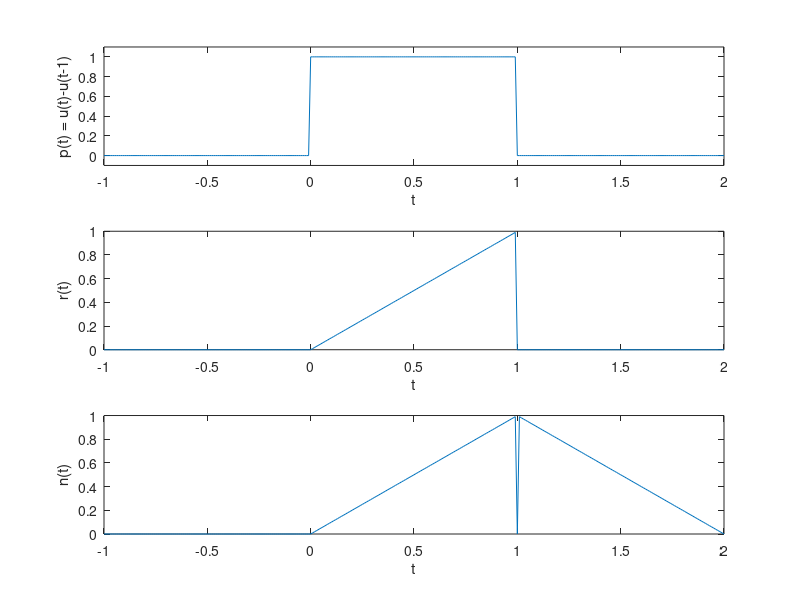

The MATLAB source for this figure: (Note: this script raises an error after producing the figure.)
t = (-1:0.01:2); 
p = @(t) 1.0.*((t>=0)&(t<1));

subplot(311);
plot(t,p(t));
xlabel('t'); 
ylabel('p(t) = u(t)-u(t-1)');
axis([-1 2 -.1 1.1]);

r = @(t) t.*p(t);

subplot(312);
plot(t,r(t));
xlabel('t');
ylabel('r(t)');

n = @(t) r(t)+r(-t+2);

subplot(313);
plot(t,n(t));
xlabel('t');
ylabel('n(t)');

sgtitle('Problem B.1 and B.2');

n_1 = @(t) n(0.5.*t);

figure();
subplot(211);
plot(t,n_1(t));
xlabel('t');
ylabel('n_1(t)');

n_2 = @(t) n_1(t + (1/2));

subplot(212);
plot(t,n_2(t));
xlabel('t');
ylabel('n_2(t)');

sgtitle('Problem B.3');

n_3 = @(t) n(t + 0.25);

figure();
subplot(211);
plot(t,n_3(t));
xlabel('t');
ylabel('n_3(t)');

n_4 = @(t) n_3(0.25.*t);

subplot(212);
plot(t,n_4(t));
xlabel('t');
ylabel('n_4(t)');

sgtitle('Problem B.4');

%PROBLEM B.5. They are the same